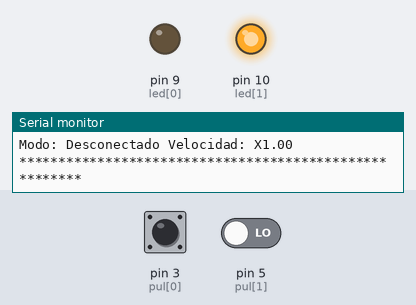
Bench run of a program on a simulated Arduino Uno, built with avr-gcc and run on an emulated ATmega328P. Shown: output pins drawn as LEDs (lit = HIGH), the last lines printed to the serial monitor. Inputs (shaded band) come from the test bench; at power-on: pin 3 (pul[0]) LOW, pin 5 (pul[1]) LOW.

Above: at 1.2 s.
1.3 s: pin 3 (pul[0]) pulsed HIGH 2 times (0.12 s each, 0.3 s apart)
At 2.3 s:
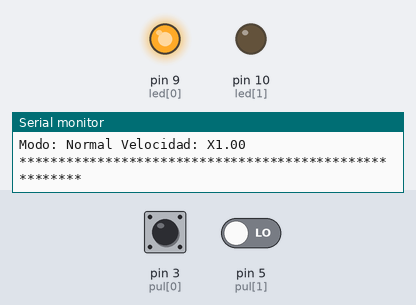
At 6.1 s:
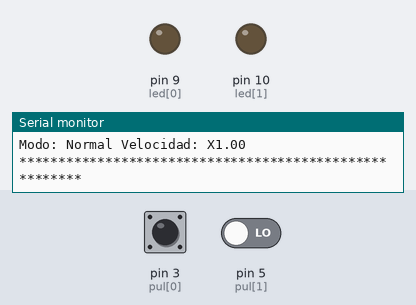
Timing chart, 0 to 10.9 s (numbered marks = the images above; inputs shaded):
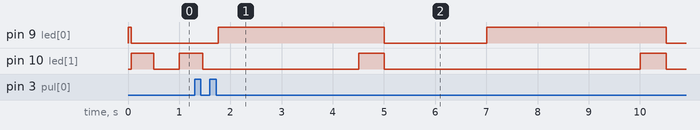

Measured:
- after the input at 1.3 s, pin 9 (led[0]): alternates HIGH for 3.4 s and LOW for 2.0 s, starting after 0.46 s

The program:

main.cpp
```cpp
#include <Arduino.h>
#include <botones.h>
#include <semaforo.h>

// ********************************** Integrantes *****************************************
// Nombres: Luis Andrade, Josué Moreno
// Fecha: 23-06-2023
// ****************************************************************************************


// ****************************** Inputs/Outputs ******************************************
int16_t pul[2]={3,5};                                 //pulsante{1,2}
int16_t led[3]={9,10,11};                             //led {verde,amarillo,rojo}
// ****************************************************************************************

// ******************************* Programa Principal *************************************
void setup() {
  pinMode(pul[0],INPUT);
  pinMode(pul[1],INPUT);
  pinMode(led[0],OUTPUT);
  pinMode(led[1],OUTPUT);
  digitalWrite(led[0],false);
  digitalWrite(led[1],false);
  Serial.begin(115200);
}
void loop() {
  bool* aux = inicializar_MEF(pul[0], pul[1],40);
  inicializar_semaforo(aux[0], aux[1], led[0], led[1], led[2]);
  free(aux);
}
```
